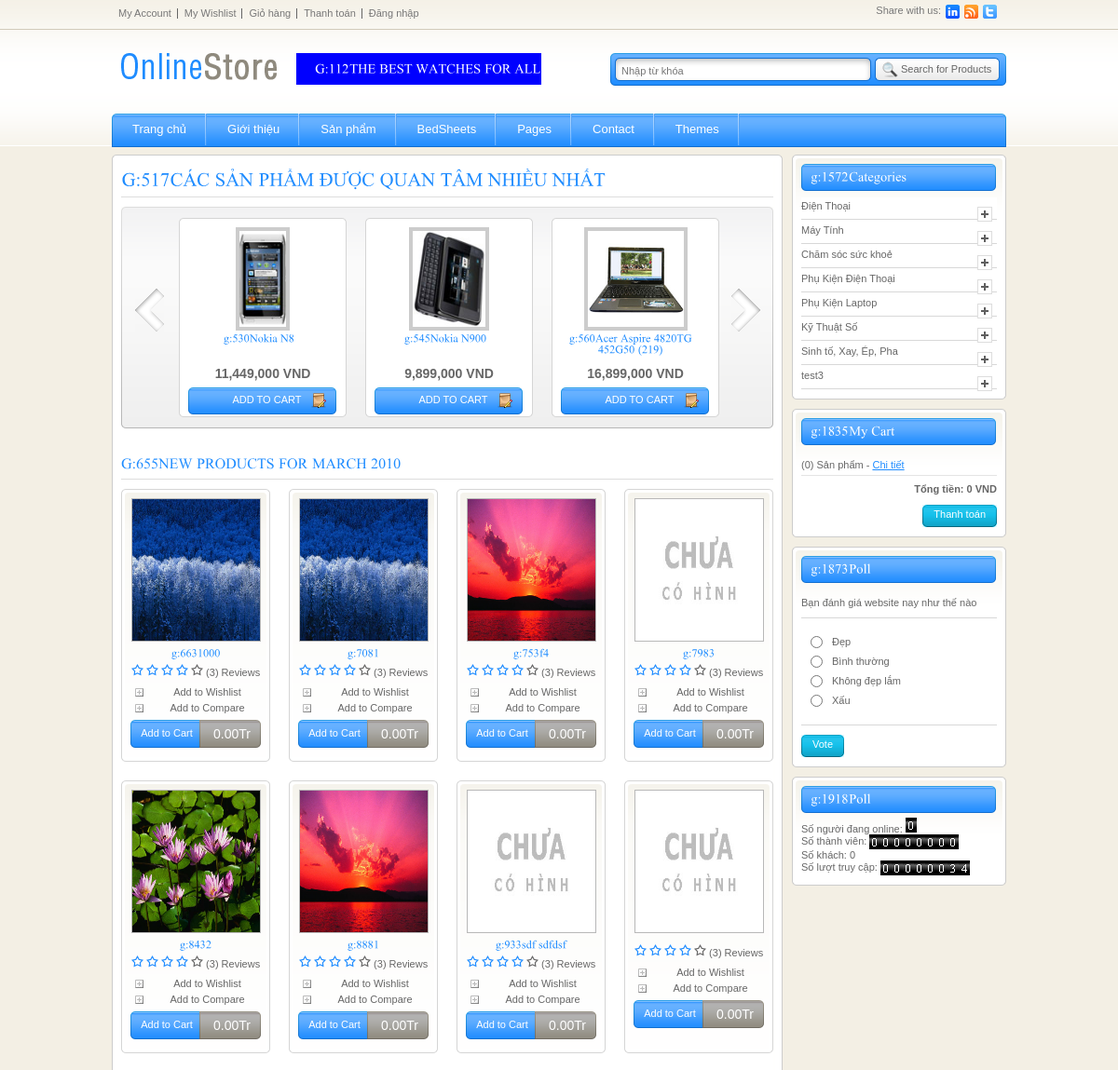
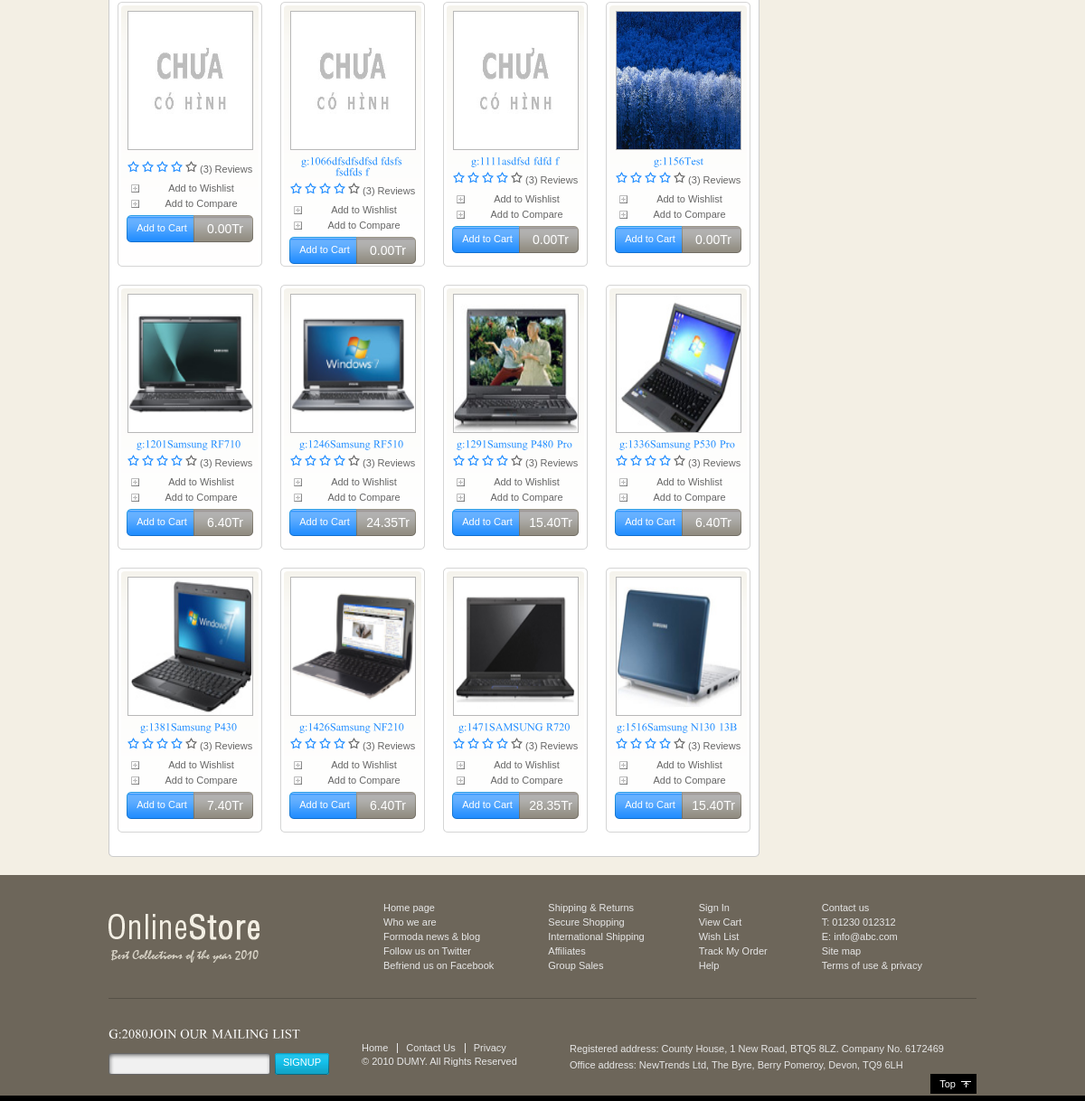
The page / on the database its author committed (2 pictures, top to bottom).
### tables this page shows
CREATE TABLE `nncms_sanpham` (
  `idSP` int(255) NOT NULL auto_increment,
  `idLoai` int(255) NOT NULL,
  `TenSP` varchar(255) NOT NULL,
  `Gia` decimal(15,4) NOT NULL,
  `MoTa` text,
  `ChiTiet` text,
  `UrlHinh` varchar(255) NOT NULL,
  `NgayDang` date NOT NULL,
  `TonKho` int(255) NOT NULL default '0',
  `GhiChu` varchar(500) default NULL,
  `SoLanMua` int(255) NOT NULL default '0',
  `SoLanXem` int(255) NOT NULL default '0',
  `AnHien` tinyint(4) NOT NULL,
  PRIMARY KEY  (`idSP`)
);

CREATE TABLE `nncms_chungloai` (
  `idCL` int(255) NOT NULL auto_increment,
  `TenCL` varchar(255) NOT NULL,
  `ThuTu` int(4) NOT NULL,
  `AnHien` tinyint(4) NOT NULL,
  PRIMARY KEY  (`idCL`)
);

CREATE TABLE `nncms_binhchon_cauhoi` (
  `id` int(11) NOT NULL auto_increment,
  `content` varchar(1000) NOT NULL,
  `active` varchar(1) NOT NULL,
  `start_date` datetime default NULL,
  `end_date` datetime default NULL,
  `n_order` int(11) NOT NULL,
  PRIMARY KEY  (`id`)
);

CREATE TABLE `nncms_binhchon_luachon` (
  `id` int(11) NOT NULL auto_increment,
  `id_poll` int(11) NOT NULL,
  `content` varchar(500) NOT NULL,
  `n_order` int(11) NOT NULL,
  `vote` int(11) NOT NULL,
  PRIMARY KEY  (`id`)
);

### index.php (the view, shortened to what this page needs)
<!DOCTYPE html PUBLIC "-//W3C//DTD XHTML 1.0 Transitional//EN" "http://www.w3.org/TR/xhtml1/DTD/xhtml1-transitional.dtd">
<html xmlns="http://www.w3.org/1999/xhtml">
<head>
<link rel="stylesheet" href="
<?php $theme=$_COOKIE['shop_theme'];$css='css/style_'.$theme.'.css'; if(file_exists($css)) echo $css; else echo 'css/style.css'; ?>
" type="text/css" />
<link rel="stylesheet" href="css/nivo-slider.css" type="text/css" media="screen" />
<link rel="stylesheet" href="css/default.advanced.css" type="text/css" />
<link rel="stylesheet" href="css/contentslider.css" type="text/css"  />
<link rel="stylesheet" href="css/jquery.fancybox-1.3.1.css" type="text/css" media="screen" />
</head>
<body>
<div id="wrapper_sec">
	<div id="masthead">
    	<div class="secnd_navi">
        	<ul class="links">
                <li><a href="<?php if(isset($_SESSION['email'])) echo '?mod=nguoidung';else echo '?mod=nguoidung_dangky' ?>">My Account</a>
                </li>
                <li><a href="#">My Wishlist</a></li>
                <li><a href="?mod=giohang">Giỏ hàng</a></li>
                <li><a href="?mod=thanhtoan">Thanh toán</a></li>
                <li class="last">
                <?php
					if(!isset($_SESSION['email']))
						echo '<a href="?mod=dangnhap">Đăng nhập</a>';
					else
						echo '<a href="?mod=dangxuat">Đăng xuất</a>';
				?>
                </li>
            </ul>
            <ul class="network">
            	<li>Share with us:</li>
                <li><a href="#"><img src="images/linkdin.gif" alt="" /></a></li>
                <li><a href="#"><img src="images/rss.gif" alt="" /></a></li>
                <li><a href="#"><img src="images/twitter.gif" alt="" /></a></li>
                <li><a href="#"><img src="images/facebook.gif" alt="" /></a></li>
            </ul>
        </div>
    	<div class="logo">
        	<a href="index.html"><img src="images/logo.png" alt="" /></a>
            <h5 class="slogn">The best watches for all</h5>
        </div>
        <ul class="search">
        	<li><input onkeypress="if(event.keyCode==13)window.location='?mod=sanpham_timkiem&kw='+this.value" type="text" id="kw" name="kw" placeholder="Nhập từ khóa"  class="bar" /></li>
            <li><a href="javascript:window.location='?mod=sanpham_timkiem&kw='+$('#kw').val()" class="searchbtn">Search for Products</a></li>
        </ul>
        <div class="navigation">
            <ul id="nav" class="dropdown dropdown-linear dropdown-columnar">
                <li><a href="index.php">Trang chủ</a></li>
                <li><a href="static.html">Giới thiệu</a></li>
                <li class="dir"><a href="#">Sản phẩm</a>
                </li>
                <li><a href="login.html">BedSheets</a></li>
                <li class="dir"><a href="#">Pages</a>
                </li>
                <li><a href="contact.html">Contact</a></li>
                <li class="dir"><a href="#">Themes</a>
                </li>
            </ul>
        </div>
    </div>
    <div class="content_sec">
        <div class="col2">
        	<div class="col2_top">&nbsp;</div>
            <div class="col2_center">
            <?php
				$mod=$_GET['mod'];
				if($mod=='')$mod='trangchu';
				include("modules/$mod.php");
			?>
            </div>
            <div class="col2_botm">&nbsp;</div>
        </div>
    	<div class="col1">
                <div class="category">
                	<div class="col1center">
                    <div class="small_heading">
                        <h5>Categories</h5>
                    </div>
                    <div class="glossymenu">
                    <?php
					    $sql='SELECT `idCL` , `TenCL`
						FROM `nncms_chungloai`
						WHERE `AnHien` =1
						ORDER BY `ThuTu` ASC';
						$rs=mysql_query($sql);
						while($r=mysql_fetch_assoc($rs))
						{
					?>
                        <a class="menuitem submenuheader" href="#" ><?php echo $r['TenCL'] ?></a>
                      <?php
						}
					  ?>
                      </div>
                    </div>
                    <div class="left_botm">&nbsp;</div>
                </div>
                <?php
					$cart=$_SESSION['cart'];
				?>
                <div class="mycart">
                	<div class="col1center">
                    <div class="small_heading">
                        <h5>My Cart</h5>
                        <span class="veiwitems">(<?php echo count($cart)?>) Sản phẩm - <a href="?mod=giohang" class="colr">Chi tiết</a></span>
                    </div>
                    <?php
						$sum=0;
					?>
                    <p class="right bold sub">Tổng tiền: <?php echo number_format($sum,0,'.',',')?> VND</p>
                    <a href="?mod=thanhtoan" class="simplebtn right"><span>Thanh toán</span></a>
                    </div>
                    <div class="left_botm">&nbsp;</div>
                </div>
                <div class="poll">
                <div class="col1center">
            	<div class="small_heading">
            		<h5>Poll</h5>
                </div>
                 <?php
					$sql='SELECT `id` , `content`
					FROM `nncms_binhchon_cauhoi`
					WHERE `active`=1
					ORDER BY `n_order` ASC';
					$rs=mysql_query($sql);
					while($r=mysql_fetch_assoc($rs))
					{
				?>
                <p><?php echo $r['content']?></p>
                <form action="?mod=binhchon_xuly" method="post" id="binhchon">
                <ul>
                	<?php
						$idPoll=$r['id'];
						$sql2="SELECT `id` , `content`
						FROM `nncms_binhchon_luachon`
						WHERE `id_poll` =$idPoll
						ORDER BY `n_order` ASC";
						$rs2=mysql_query($sql2);
						while($r2=mysql_fetch_assoc($rs2))
						{
					?>
                			<li><input name="luachon" type="radio" value="<?php echo $r2['id'] ?>" /> <?php echo $r2['content'] ?></li>
                    <?php
						}
					?>
                </ul>
                </form>
               <a href="javascript:document.getElementById('binhchon').submit()" class="simplebtn"><span>Vote</span></a>
				<?php
					}
                ?>
                </div>
                    <div class="left_botm">&nbsp;</div>
            </div>
              <div class="poll">
               <div class="col1center">
            	<div class="small_heading">
            		<h5>Poll</h5>
                </div>
                 <?php
					$sql='select count(*) from `online`';
					$rs=mysql_query($sql);
					$r=mysql_fetch_row($rs);
					$users=$r[0];
					$sql="select count(*) from `online` where `user`!=''";
					$rs=mysql_query($sql);
					$r=mysql_fetch_row($rs);
					$members=$r[0];
					$members=str_pad($members,8,'0',STR_PAD_LEFT);
					$n=strlen($members);
					for($i=0;$i<$n;$i++)
					{
						$digit=substr($members,$i,1);
						$members_img=$members_img.'<img align="absmiddle" src="images/digit/'.$digit.'.png" width="12" height="16" />';
					}
					$sql='select `cnt` from `counter`';
					$rs=mysql_query($sql);
					$r=mysql_fetch_row($rs);
					$visits=$r[0];
					$visits=str_pad($visits,8,'0',STR_PAD_LEFT);
					$n=strlen($visits);
					for($i=0;$i<$n;$i++)
					{
						$digit=substr($visits,$i,1);
						$visits_img=$visits_img.'<img align="absmiddle" src="images/digit/'.$digit.'.png" width="12" height="16" />';
					}
				?>
                Số người đang online: <img src="images/digit/<?php echo $users?>.png" width="12" height="16" /> <br />
                Số thành viên: <?php echo $members_img?><br />
                Số khách: <?php echo $users-$members?><br />
                Số lượt truy cập: <?php echo $visits_img?>
                </div>
                    <div class="left_botm">&nbsp;</div>
            </div>
        </div>
    </div>
</div>
	<div id="footer">
    	<div class="foot_inr">
        <div class="foot_top">
        	<div class="foot_logo">
            	<a href="#"><img src="images/footer_logo.png" alt="" /></a>
            </div>
            <div class="botm_navi">
            	<ul>
                	<li><a href="#">Home page</a></li>
                    <li><a href="#">Who we are</a></li>
                    <li><a href="#">Formoda news &amp; blog</a></li>
                    <li><a href="#">Follow us on Twitter</a></li>
                    <li><a href="#">Befriend us on Facebook</a></li>
                </ul>
                <ul>
                	<li><a href="#">Shipping &amp; Returns</a></li>
                    <li><a href="#">Secure Shopping</a></li>
                    <li><a href="#">International Shipping</a></li>
                    <li><a href="#">Affiliates</a></li>
                    <li><a href="#">Group Sales</a></li>
                </ul>
                <ul>
                	<li><a href="#">Sign In</a></li>
                    <li><a href="#">View Cart</a></li>
                    <li><a href="#">Wish List</a></li>
                    <li><a href="#">Track My Order</a></li>
                    <li><a href="#">Help</a></li>
                </ul>
                <ul>
                	<li>Contact us</li>
                    <li>T: 01230 012312</li>
                    <li>E: <a href="mailto:info@abc.com">info@abc.com</a></li>
                    <li><a href="#">Site map</a></li>
                    <li><a href="#">Terms of use &amp; privacy</a></li>
                </ul>
            </div>
        </div>
        <div class="foot_bot">
        	<div class="emailsignup">
        	<h5>Join Our Mailing List</h5>
            <ul class="inp">
            	<li><input name="newsletter" type="text" class="bar" /></li>
                <li><a href="#" class="signup">Signup</a></li>
            </ul>
        </div>
            <div class="botm_links">
            	<ul>
                	<li class="first"><a href="#">Home</a></li>
                    <li><a href="#">Contact Us</a></li>
                    <li><a href="#">Privacy</a></li>
                </ul>
                <p>© 2010 DUMY. All Rights Reserved</p>
            </div>
            <div class="copyrights">
        	<p>
            	Registered address: County House, 1 New Road, BTQ5 8LZ. Company No. 6172469<br />
Office address: NewTrends Ltd, The Byre, Berry Pomeroy, Devon, TQ9 6LH
            </p>
        </div>
        </div>
        <div class="topdiv">
        	<a href="#top" class="top">Top</a>
        </div>
        </div>
    </div>
</body>
</html>

### modules/trangchu.php (shortened to what this page needs)
     	<h2 class="heading colr">CÁC SẢN PHẨM ĐƯỢC QUAN TÂM NHIỀU NHẤT</h2>
         <div id="prod_scroller">
         <a href="javascript:void(null)" class="prev">&nbsp;</a>
    	  <div class="anyClass scrol">
             <ul>
             <?php
		$sql=' SELECT `idSP` , `TenSP` , `Gia` , `UrlHinh`
			FROM `nncms_sanpham`
			WHERE `AnHien` =1
			ORDER BY `SoLanXem` DESC
			LIMIT 0 , 8 ';
		$rs3=mysql_query($sql);
		while($r=mysql_fetch_assoc($rs3))
		{
	?>
                 <li>
                 	<a href="?mod=sanpham_chitiet&idSP=<?php echo $r['idSP']?>"><img src="images/sanpham/<?php echo $r['UrlHinh']?>" alt="" /></a>
                   <h6 class="colr"><?php echo $r['TenSP']?></h6>
                     <p class="price bold"><?php echo number_format($r['Gia'],0,'.',',')?> VND</p>
                     <a href="?mod=giohang_xuly&act=1&idSP=<?php echo $r['idSP']?>" class="adcart">Add to Cart</a>
               </li>
	<?php
		}
	?>
             </ul>
</div>
         <a href="javascript:void(null)" class="next">&nbsp;</a>
     </div>
         <div class="listing">
         	<h4 class="heading colr">New Products for March 2010</h4>
             <ul>
             <?php
		$sql=' SELECT `idSP` , `TenSP` , `Gia` , `UrlHinh`
			FROM `nncms_sanpham`
			WHERE `AnHien` =1
			ORDER BY `idSP` DESC
			LIMIT 0 , 20 ';
		$rs4=mysql_query($sql);
		$dem=0;
		while($r=mysql_fetch_assoc($rs4))
		{
	?>
             	<li <?php $dem++; if($dem%4==0) echo 'class="last"'?>>
                 	<a href="?mod=sanpham_chitiet&idSP=<?php echo $r['idSP']?>" class="thumb"><img onerror='this.src="images/noimage.jpg"' src="images/sanpham/<?php echo $r['UrlHinh']?>" alt="" /></a>
                     <h6 class="colr"><?php echo $r['TenSP']?></h6>
                     <div class="stars">
                     	<a href="#"><img src="images/star_green.gif" alt="" /></a>
                         <a href="#"><img src="images/star_green.gif" alt="" /></a>
                         <a href="#"><img src="images/star_green.gif" alt="" /></a>
                         <a href="#"><img src="images/star_green.gif" alt="" /></a>
                         <a href="#"><img src="images/star_grey.gif" alt="" /></a>
                         <a href="#">(3) Reviews</a>
                     </div>
                     <div class="addwish">
                     	<a href="#">Add to Wishlist</a>
                         <a href="#">Add to Compare</a>
                     </div>
                     <div class="cart_price">
                     	<a href="cart.html" class="adcart">Add to Cart</a>
                         <p class="price"><?php echo number_format($r['Gia']/1000000,2,'.',',')?>Tr</p>
                     </div>
                 </li>
             <?php
		}
	?>
             </ul>
         </div>

### css/default.advanced.css (style rules this page uses)
.navigation { float:left; width:960px; height:37px; background-image:url(../images/navigation.gif); background-repeat:no-repeat; }
ul.dropdown { font-size:13px; float:left; width:790px; }
ul.dropdown li { padding: 11px 15px 8px 15px; background-color: transparent; color: #000; }
ul.dropdown a:link, ul.dropdown a:visited { color: #fff; text-decoration: none; background-image:url(../images/navi_sep.gif); background-repeat:no-repeat; background-position:right; }
ul.dropdown li a { color:#fff !important; }
ul.dropdown li a { display: block; padding: 9px 22px 10px 22px; }
ul.dropdown li { padding: 0; }
ul.dropdown, ul.dropdown li, ul.dropdown ul { list-style: none; }
ul.dropdown { position: relative; z-index: 597; float: left; }
ul.dropdown li { float: left; vertical-align: middle; }
ul.dropdown-linear { float:left; }

### rows shown on the page
nncms_sanpham: UrlHinh (picture), Gia "11,449,000"
nncms_sanpham: UrlHinh (picture), Gia "9,899,000"
nncms_sanpham: UrlHinh (picture), Gia "16,899,000"
nncms_sanpham: UrlHinh (picture), $r['Gia']/1000000 "0.00"
nncms_sanpham: UrlHinh (picture), $r['Gia']/1000000 "0.00"
nncms_sanpham: UrlHinh (picture), $r['Gia']/1000000 "0.00"
nncms_sanpham: $r['Gia']/1000000 "0.00"
nncms_sanpham: UrlHinh (picture), $r['Gia']/1000000 "0.00"
nncms_sanpham: UrlHinh (picture), $r['Gia']/1000000 "0.00"
nncms_sanpham: $r['Gia']/1000000 "0.00"
nncms_sanpham: $r['Gia']/1000000 "0.00"
nncms_sanpham: $r['Gia']/1000000 "0.00"
nncms_sanpham: $r['Gia']/1000000 "0.00"
nncms_sanpham: $r['Gia']/1000000 "0.00"
nncms_sanpham: UrlHinh (picture), $r['Gia']/1000000 "0.00"
nncms_sanpham: UrlHinh (picture), $r['Gia']/1000000 "6.40"
nncms_sanpham: UrlHinh (picture), $r['Gia']/1000000 "24.35"
nncms_sanpham: UrlHinh (picture), $r['Gia']/1000000 "15.40"
nncms_sanpham: UrlHinh (picture), $r['Gia']/1000000 "6.40"
nncms_sanpham: UrlHinh (picture), $r['Gia']/1000000 "7.40"
nncms_sanpham: UrlHinh (picture), $r['Gia']/1000000 "6.40"
nncms_sanpham: UrlHinh (picture), $r['Gia']/1000000 "28.35"
nncms_sanpham: UrlHinh (picture), $r['Gia']/1000000 "15.40"
nncms_chungloai: TenCL "Điện Thoại"
nncms_chungloai: TenCL "Máy Tính"
nncms_chungloai: TenCL "Chăm sóc sức khoẻ"
nncms_chungloai: TenCL "Phụ Kiện Điện Thoại"
nncms_chungloai: TenCL "Phụ Kiện Laptop"
nncms_chungloai: TenCL "Kỹ Thuật Số"
nncms_chungloai: TenCL "Sinh tố, Xay, Ép, Pha"
nncms_chungloai: TenCL "test3"
nncms_binhchon_cauhoi: content "Bạn đánh giá website nay như thế nào"
nncms_binhchon_luachon: content "Đẹp"
nncms_binhchon_luachon: content "Bình thường"
nncms_binhchon_luachon: content "Không đẹp lắm"
nncms_binhchon_luachon: content "Xấu"

### other values the page prints
count($cart) "0"
$sum "0"
$users-$members "0"
